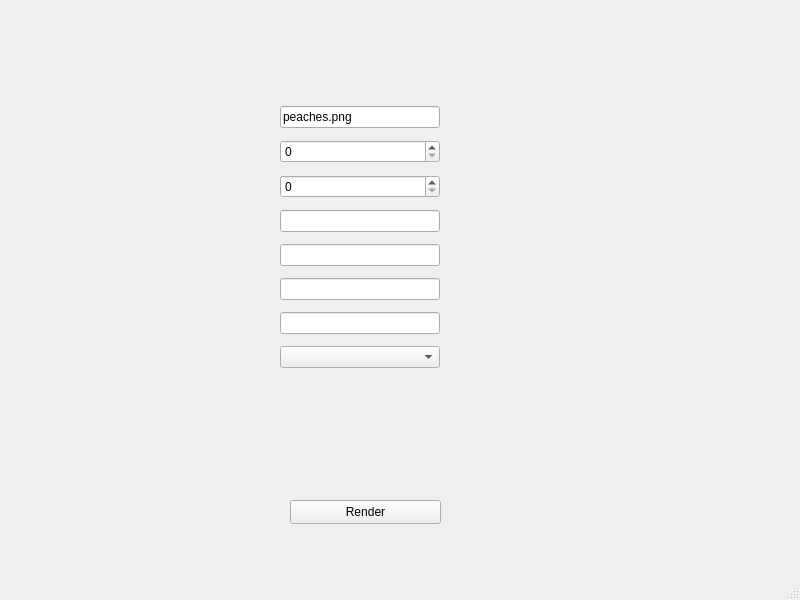
<?xml version="1.0" encoding="UTF-8"?>
<ui version="4.0">
 <class>MainWindow</class>
 <widget class="QMainWindow" name="MainWindow">
  <property name="geometry">
   <rect>
    <x>0</x>
    <y>0</y>
    <width>800</width>
    <height>600</height>
   </rect>
  </property>
  <property name="windowTitle">
   <string>MainWindow</string>
  </property>
  <widget class="QWidget" name="centralwidget">
   <widget class="QPushButton" name="pushButton">
    <property name="geometry">
     <rect>
      <x>290</x>
      <y>500</y>
      <width>151</width>
      <height>24</height>
     </rect>
    </property>
    <property name="text">
     <string>Render</string>
    </property>
   </widget>
   <widget class="QWidget" name="verticalLayoutWidget">
    <property name="geometry">
     <rect>
      <x>280</x>
      <y>100</y>
      <width>160</width>
      <height>281</height>
     </rect>
    </property>
    <layout class="QVBoxLayout" name="verticalLayout">
     <item>
      <widget class="QLineEdit" name="lineEdit">
       <property name="text">
        <string>peaches.png</string>
       </property>
      </widget>
     </item>
     <item>
      <widget class="QSpinBox" name="width"/>
     </item>
     <item>
      <widget class="QSpinBox" name="height"/>
     </item>
     <item>
      <widget class="QLineEdit" name="lineEdit_3"/>
     </item>
     <item>
      <widget class="QLineEdit" name="lineEdit_5"/>
     </item>
     <item>
      <widget class="QLineEdit" name="lineEdit_4"/>
     </item>
     <item>
      <widget class="QLineEdit" name="lineEdit_2"/>
     </item>
     <item>
      <widget class="QComboBox" name="comboBox"/>
     </item>
    </layout>
   </widget>
  </widget>
  <widget class="QMenuBar" name="menubar">
   <property name="geometry">
    <rect>
     <x>0</x>
     <y>0</y>
     <width>800</width>
     <height>22</height>
    </rect>
   </property>
  </widget>
  <widget class="QStatusBar" name="statusbar"/>
 </widget>
 <resources/>
 <connections/>
</ui>
